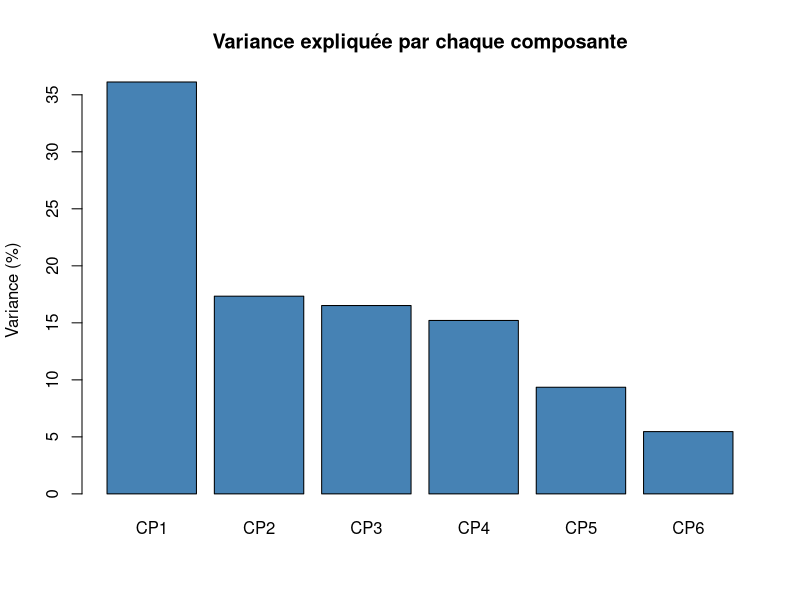
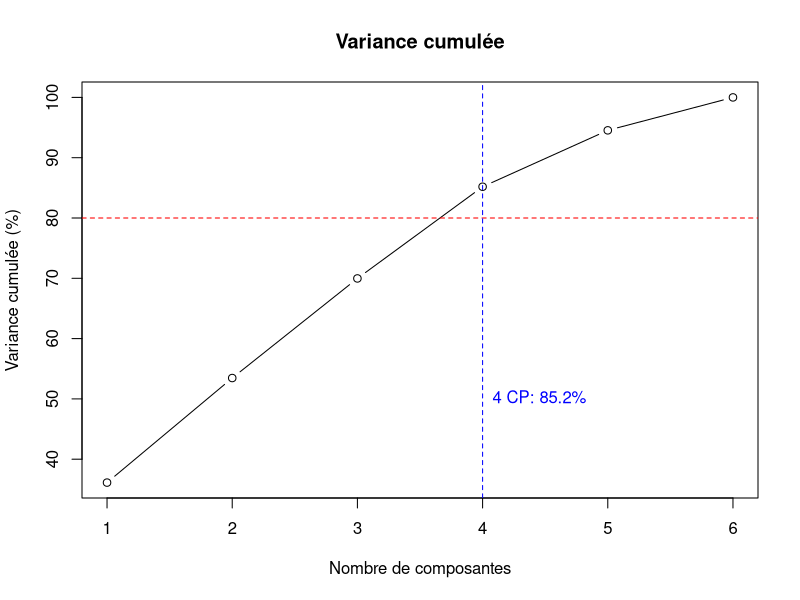
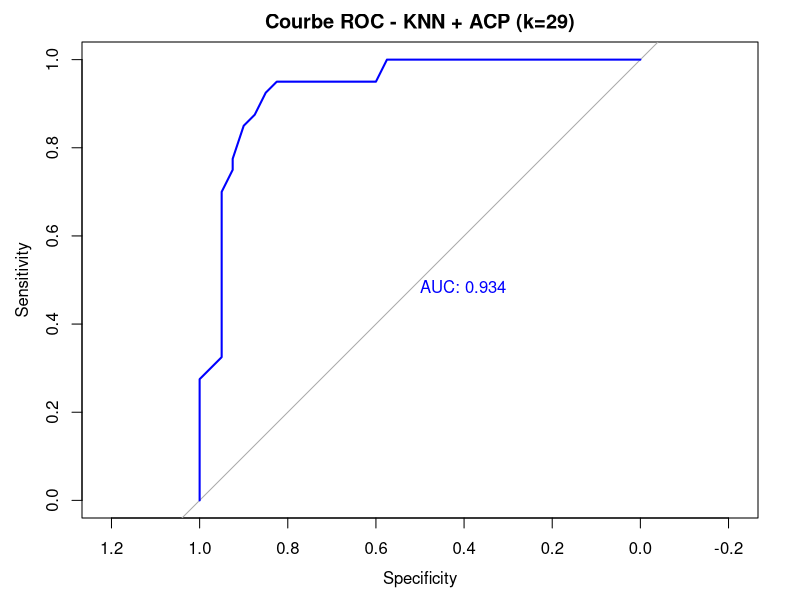
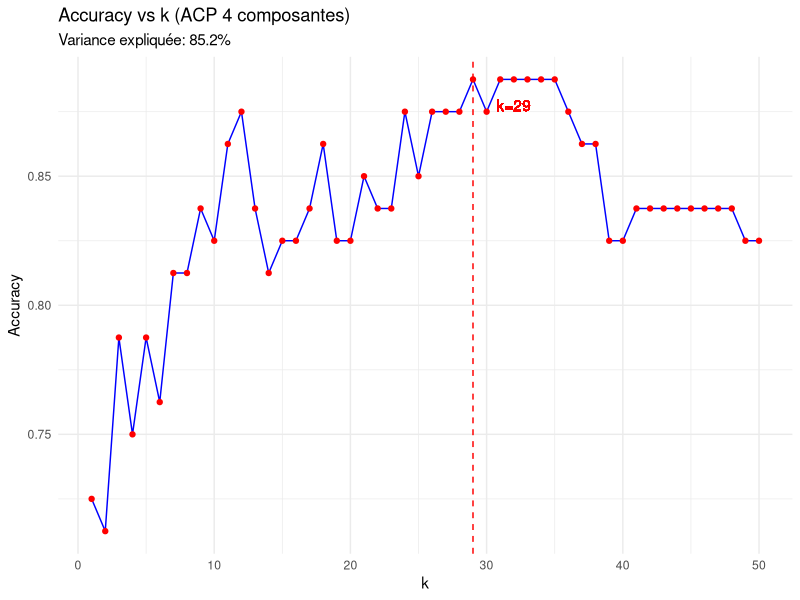

Write R code to recreate these figures, in order.
## ---- chunk 1
library(readr)
library(dplyr)
library(ggplot2)
library(class)
library(caret)
library(pROC)


## ---- chunk 2

apprentissage <- read_csv("farms_train.csv")

# Sélection des features
X_numeric <- apprentissage %>% select(R2, R7, R8, R17, R22, R32)
X_scaled <- scale(X_numeric)
y <- apprentissage$DIFF

# ACP sur données normalisées
pca_result <- prcomp(X_scaled, center = FALSE, scale. = FALSE)  # Déjà normalisé

## ---- chunk 3

# Calcul de la variance expliquée
variance_explained <- pca_result$sdev^2 / sum(pca_result$sdev^2)
variance_cumulative <- cumsum(variance_explained) * 100

# Variance expliquée par composante
barplot(variance_explained * 100, 
        names.arg = paste0("CP", 1:6),
        main = "Variance expliquée par chaque composante",
        ylab = "Variance (%)", 
        col = "steelblue")


# Extraire les 4 premières composantes (cohérent avec votre choix)
X_pca <- data.frame(pca_result$x[, 1:4])

# Variance cumulée
plot(cumsum(variance_explained) * 100, type = "b", 
     main = "Variance cumulée", 
     xlab = "Nombre de composantes", 
     ylab = "Variance cumulée (%)")
abline(h = 80, col = "red", lty = 2)
# Ajouter ligne pour 4 CP
abline(v = 4, col = "blue", lty = 2)
text(4, 50, paste0("4 CP: ", round(sum(variance_explained[1:4])*100, 1), "%"), 
     pos = 4, col = "blue")

## ---- chunk 4
# Split apprentissage/validation
set.seed(42)
train_index <- createDataPartition(y, p = 0.8, list = FALSE)
X_train_pca <- X_pca[train_index, ]
y_train <- y[train_index]
X_val_pca <- X_pca[-train_index, ]
y_val <- y[-train_index]

# Optimisation k avec 4 composantes
k_values <- 1:50
results <- data.frame(k = integer(), Accuracy = numeric())

for(k in k_values){
  knn_pred <- knn(train = X_train_pca,
                  test  = X_val_pca,
                  cl    = y_train,
                  k     = k)  # ← RETIRÉ prob=TRUE de la boucle
  
  acc <- sum(knn_pred == y_val) / length(y_val)
  results <- rbind(results, data.frame(k = k, Accuracy = acc))
}

# Trouver le meilleur k
best_k <- results$k[which.max(results$Accuracy)]
cat("Meilleur k:", best_k, "- Accuracy:", round(max(results$Accuracy), 3), "\n")
## ---- chunk 5
# KNN FINAL avec le meilleur k et prob=TRUE pour ROC
knn_final <- knn(train = X_train_pca,
                 test  = X_val_pca,
                 cl    = y_train,
                 k     = best_k,
                 prob  = TRUE)  # ← ICI on récupère les probabilities

# Extraction des probabilités pour le meilleur k
probabilities <- attr(knn_final, "prob")
probabilities <- ifelse(knn_final == 1, probabilities, 1 - probabilities)

# Courbe ROC avec le BON k
roc_curve <- roc(y_val, probabilities, quiet = TRUE)
plot(roc_curve, 
     main = paste0("Courbe ROC - KNN + ACP (k=", best_k, ")"), 
     col = "blue", lwd = 2,
     print.auc = TRUE)

# AUC
auc_value <- auc(roc_curve)
cat("AUC :", round(auc_value, 3), "\n")

# Graphique Accuracy vs k
ggplot(results, aes(x = k, y = Accuracy)) +
  geom_line(color = "blue") +
  geom_point(color = "red") +
  geom_vline(xintercept = best_k, color = "red", linetype = "dashed") +
  geom_text(aes(x = best_k + 3, y = max(Accuracy) - 0.01, 
                label = paste0("k=", best_k)), color = "red") +
  labs(title = "Accuracy vs k (ACP 4 composantes)", 
       subtitle = paste0("Variance expliquée: ", round(sum(variance_explained[1:4])*100, 1), "%"),
       x = "k", y = "Accuracy") +
  theme_minimal()

# Résumé final
cat("\n=== RÉSULTATS FINAUX ===\n")
cat("Composantes utilisées: 4 CP (", round(sum(variance_explained[1:4])*100, 1), "% variance)\n")
cat("Meilleur k:", best_k, "\n")
cat("Accuracy:", round(max(results$Accuracy), 3), "\n")
cat("AUC:", round(auc_value, 3), "\n")

# Matrice de confusion
confusion_matrix <- table(Predicted = knn_final, Actual = y_val)
print("Matrice de confusion:")
print(confusion_matrix)
## ---- chunk 6


test <- read_csv("farms_test.csv")

# Sélectionner les features
X_test <- test %>% select(R2, R7, R8, R17, R22, R32)



# Normalisation avec les mêmes paramètres que l'entraînement
train_means <- attr(X_scaled, "scaled:center")
train_scales <- attr(X_scaled, "scaled:scale")

X_test_scaled <- scale(X_test, center = train_means, scale = train_scales)


# Projection des données test dans l'espace des CP
X_test_pca <- predict(pca_result, X_test_scaled)
X_test_pca_4d <- data.frame(X_test_pca[, 1:4])


# Prédiction KNN avec le modèle optimisé
knn_test_pred <- knn(
  train = X_train_pca,     # ← 4 composantes principales (train)
  test  = X_test_pca_4d,   # ← 4 composantes principales (test)
  cl    = y_train,         # ← Classes d'entraînement
  k     = best_k           # ← k optimal trouvé précédemment
)

submission <- data.frame(
  ID = 1:nrow(test),
  DIFF = as.numeric(as.character(knn_test_pred))
)

# Sauvegarder
write_csv(submission, "soumission_knn_acp.csv")
cat("Fichier généré avec succès !\n")
